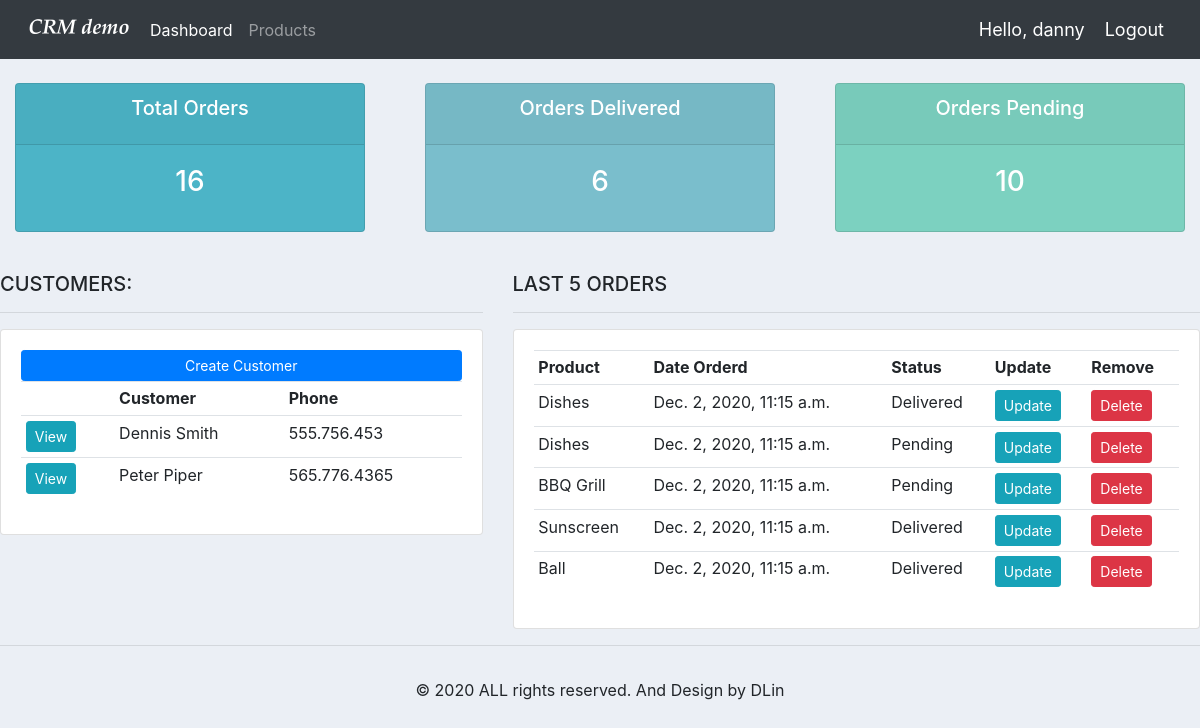
The app's page / (signed in) with its own data.
### accounts/models.py (models this page shows, shortened)
class Customer(models.Model):
	user = models.OneToOneField(User, null=True, blank=True, on_delete=models.CASCADE)
	name = models.CharField(max_length=200, null=True)
	phone = models.CharField(max_length=200, null=True)
	email = models.CharField(max_length=200, null=True)
	profile_pic = models.ImageField(default="profile1.png", null=True, blank=True)
	date_created = models.DateTimeField(auto_now_add=True, null=True)

class Order(models.Model):
	STATUS = (
		('Pending', 'Pending'),
		('Out for delivery', 'Out for delivery'),
		('Delivered', 'Delivered'),
		)
	customer = models.ForeignKey(Customer, null=True, on_delete= models.SET_NULL)
	product = models.ForeignKey(Product, null=True, on_delete= models.SET_NULL)
	date_created = models.DateTimeField(auto_now_add=True, null=True)
	status = models.CharField(max_length=200, null=True, choices=STATUS)
	note = models.CharField(max_length=1000, null=True)

class Product(models.Model):
	CATEGORY = (
		('Indoor', 'Indoor'),
		('Out Door', 'Out Door'),
		)
	name = models.CharField(max_length=200, null=True)
	price = models.FloatField(null=True)
	category = models.CharField(max_length=200, null=True, choices=CATEGORY)
	description = models.CharField(max_length=200, null=True, blank=True)
	date_created = models.DateTimeField(auto_now_add=True, null=True)
	tags = models.ManyToManyField(Tag)
	def __str__(self):
		return str(self.name)

### accounts/decorators.py (the view)
	def wrapper_func(request, *args, **kwargs):
		group = None
		if request.user.groups.exists():
			group = request.user.groups.all()[0].name
		if group == 'customer':
			return redirect('user-page')
		if group == 'admin':
			return view_func(request, *args, **kwargs)

### accounts/views.py (called while the page is built)
@login_required(login_url='login')
@admin_only
def home(request):
	customers = Customer.objects.all()
	total_customers = customers.count()
	orders = Order.objects.all()
	total_orders = orders.count()
	delivered = orders.filter(status='Delivered').count()
	pending = orders.filter(status='Pending').count()
	last_5_orders = Order.objects.filter(date_created__lte=timezone.now()).order_by('-date_created')[:5]
	context = {
			'orders': orders,
			'customers': customers,
			'total_customers': total_customers,
			'total_orders': total_orders,
			'delivered': delivered,
			'pending': pending,
			'last_5_orders': last_5_orders
			}
	return render(request, 'accounts/dashboard.html', context)

### accounts/templates/accounts/dashboard.html
{% extends 'accounts/main.html' %}
{% block content %}
{% include 'accounts/status.html' %}
<br>
<div class="row">
	<div class="col-md-5">
		<h5>CUSTOMERS:</h5>
		<hr>
		<div class="card card-body">
			<a class="btn btn-primary  btn-sm btn-block" href="">Create Customer</a>
			<table class="table table-sm">
				<tr>
					<th></th>
					<th>Customer</th>
					<th>Phone</th>
				</tr>
				{% for customer in customers %}
					<tr>
						<td><a class="btn btn-sm btn-info" href="{% url 'customer' customer.id %}">View</a></td>
						<td>{{ customer.name }}</td>
						<td>{{ customer.phone }}</td>
					</tr>
				{% endfor %}
			</table>
		</div>
	</div>
	<div class="col-md-7">
		<h5>LAST 5 ORDERS</h5>
		<hr>
		<div class="card card-body">
			<table class="table table-sm">
				<tr>
					<th>Product</th>
					<th>Date Orderd</th>
					<th>Status</th>
					<th>Update</th>
					<th>Remove</th>
				</tr>
				{% for order in last_5_orders %}
					<tr>
						<td>{{ order.product }}</td>
						<td>{{ order.date_created }}</td>
						<td>{{ order.status }}</td>
						<td><a class="btn btn-sm btn-info" href="{% url 'update_order' order.id %}">Update</a></td>
						<td><a class="btn btn-sm btn-danger" href="{% url 'delete_order' order.id %}">Delete</a></td>
					</tr>
				{% endfor %}
			</table>
		</div>
	</div>
</div>
{% endblock %}

### accounts/templates/accounts/navbar.html (shortened to what this page needs)
{% load static %}
<nav class="navbar navbar-expand-lg navbar-dark bg-dark">
  <img src="{% static 'images/logo.png' %}">
  <div class="collapse navbar-collapse" id="navbarNav">
    <ul class="navbar-nav">
      {% if request.user.is_staff %}
      <li class="nav-item active">
        <a class="nav-link" href="{% url 'home' %}">Dashboard</a>
      </li>
      <li class="nav-item">
        <a class="nav-link" href="{% url 'products' %}">Products</a>
      </li>
      {% else %}
      <li class="nav-item">
        <a class="nav-link" href="{% url 'account' %}">Settings</a>
      </li>
      {% endif %}
    </ul>
  </div>
  <span class="hello-msg">Hello, {{request.user}}</span>
  <span><a class="hello-msg" href="{% url 'logout' %}">Logout</a></span>
</nav>

### static/css/main.css (style rules this page uses)
body { background-color: #ebeff5; }

### accounts/templates/accounts/navbar.html (style rules this page uses)
.hello-msg { font-size: 18px; color: #fff; margin-right: 20px; }

### records on screen
Customer: name "Dennis Smith", phone "555.756.453"
Customer: name "Peter Piper", phone "565.776.4365"
Order: product "Dishes", date_created "Dec. 2, 2020, 11:15 a.m.", status "Delivered"
Order: product "Dishes", date_created "Dec. 2, 2020, 11:15 a.m.", status "Pending"
Order: product "BBQ Grill", date_created "Dec. 2, 2020, 11:15 a.m.", status "Pending"
Order: product "Sunscreen", date_created "Dec. 2, 2020, 11:15 a.m.", status "Delivered"
Order: product "Ball", date_created "Dec. 2, 2020, 11:15 a.m.", status "Delivered"

### other values on screen
{{ request.user }} "danny"
{{ total_orders }} "16"
{{ delivered }} "6"
{{ pending }} "10"
